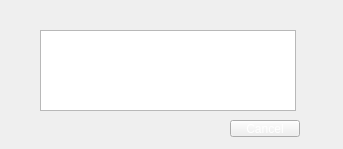
<?xml version="1.0" encoding="UTF-8"?>
<ui version="4.0">
 <class>FormUpdateHttpRequest</class>
 <widget class="QWidget" name="FormUpdateHttpRequest">
  <property name="geometry">
   <rect>
    <x>0</x>
    <y>0</y>
    <width>343</width>
    <height>149</height>
   </rect>
  </property>
  <property name="windowTitle">
   <string>Form</string>
  </property>
  <property name="styleSheet">
   <string notr="true">QWidget#FormUpdateHttpRequest
{
	border-image:url(Skin/USSDInputBK.png);
}</string>
  </property>
  <widget class="QPushButton" name="pushButtonWaitCancel">
   <property name="geometry">
    <rect>
     <x>230</x>
     <y>120</y>
     <width>70</width>
     <height>17</height>
    </rect>
   </property>
   <property name="minimumSize">
    <size>
     <width>70</width>
     <height>17</height>
    </size>
   </property>
   <property name="maximumSize">
    <size>
     <width>70</width>
     <height>17</height>
    </size>
   </property>
   <property name="focusPolicy">
    <enum>Qt::NoFocus</enum>
   </property>
   <property name="styleSheet">
    <string notr="true">QPushButton
{
	border-image:url(Skin/SmallSingleButton.png);
    color:white;
}
QPushButton:hover
{
	
}
QPushButton:pressed
{
	color:grey;
}
QPushButton:disabled
{
	color:grey;
}</string>
   </property>
   <property name="text">
    <string>Cancel</string>
   </property>
  </widget>
  <widget class="QTextBrowser" name="textBrowserUpdateAddress">
   <property name="geometry">
    <rect>
     <x>40</x>
     <y>30</y>
     <width>256</width>
     <height>81</height>
    </rect>
   </property>
  </widget>
 </widget>
 <resources/>
 <connections/>
</ui>
